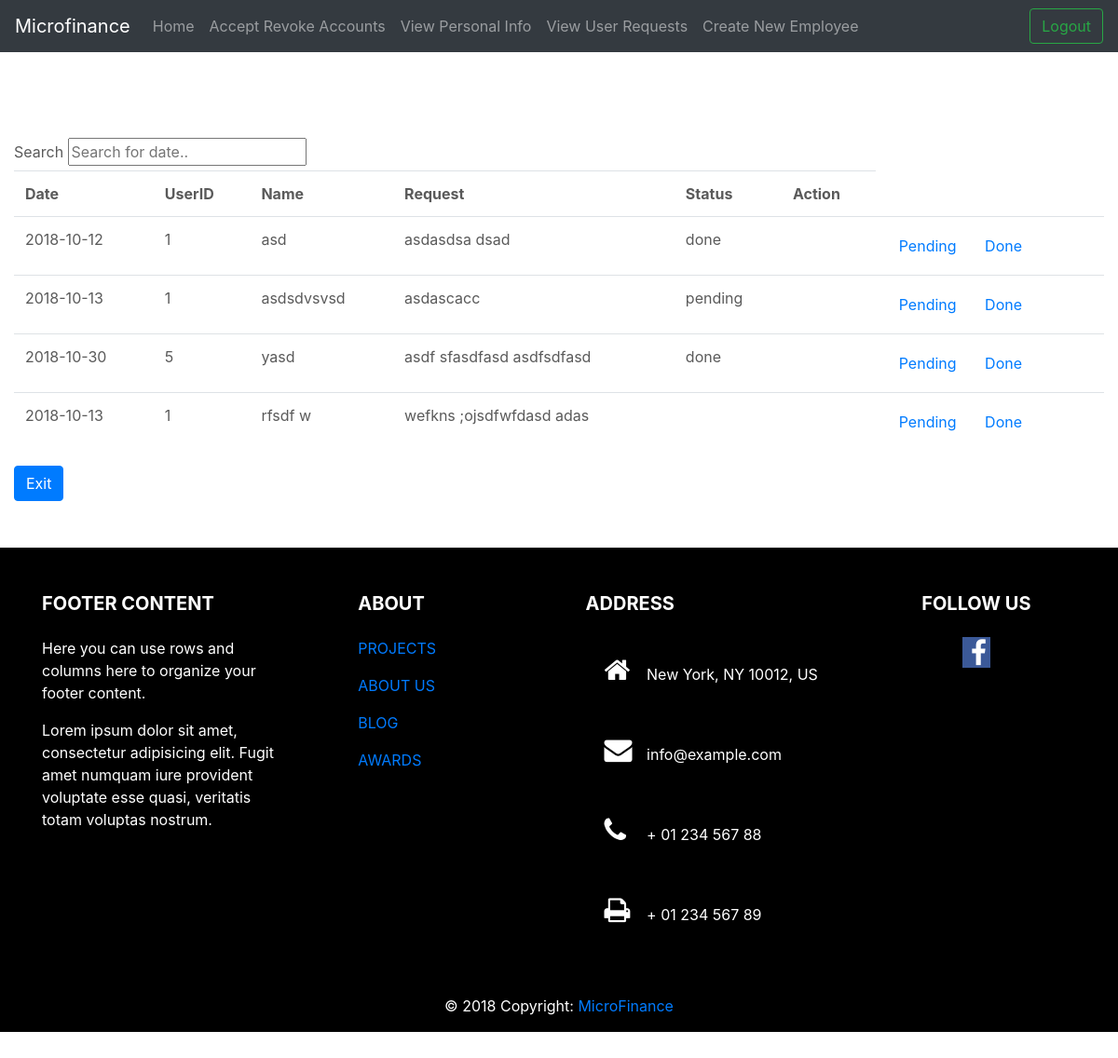
/Admin/viewUserRequest.php (signed in), run on the app's committed database.
### tables this page shows
CREATE TABLE `userrequests` (
  `user_id` int(10) DEFAULT NULL,
  `name` varchar(20) DEFAULT NULL,
  `request` text,
  `date` date DEFAULT NULL,
  `status` enum('done','pending') DEFAULT NULL,
  `request_id` int(11) NOT NULL
);

### Admin/viewUserRequest.php (the view, shortened to what this page needs)
<!doctype html>
<html lang="en">
<head>
    <link rel="stylesheet" href="https://cdnjs.cloudflare.com/ajax/libs/font-awesome/4.7.0/css/font-awesome.min.css">
<link href="../css/custom.css" rel="stylesheet">
    <link href="../../dist/css/bootstrap.min.css" rel="stylesheet">
    <link rel="stylesheet" href="https://stackpath.bootstrapcdn.com/bootstrap/4.1.3/css/bootstrap.min.css"
>
    <link href="carousel.css" rel="stylesheet">
</head>
<body>
<header>
    <nav class="navbar navbar-expand-md navbar-dark fixed-top bg-dark">
        <a class="navbar-brand" href="#">Microfinance</a>
        <div class="collapse navbar-collapse" id="navbarCollapse">
            <ul class="navbar-nav mr-auto">
            <li class="nav-item">
                    <a class="nav-link" href="adminhome.php">Home</a>
                </li>
                <li class="nav-item">
                    <a class="nav-link" href="araccounts.php">Accept Revoke Accounts</a>
                </li>
                <li class="nav-item">
                    <a class="nav-link" href="viewdetails.php">View Personal Info</a>
                </li>
                <li class="nav-item">
                    <a class="nav-link" href="viewUserRequest.php">View User Requests</a>
                </li>
                <li class="nav-item">
                    <a class="nav-link" href="newemployee.php">Create New Employee</a>
                </li>
            </ul>
            <form class="form-inline mt-2 mt-md-0" action="../login/logout.php">
                <button class="btn btn-outline-success my-2 my-sm-0" type="submit">Logout</button>
            </form>
        </div>
    </nav>
</header>
<main role="main">
    <div class="col-md-12">
        <div class="address">
            <form action="viewUserRequest.php" method="GET">
                <label for="search">Search</label>
                <input type="text" id="myInput" onkeyup="myFunction()" placeholder="Search for date..">
                <div class="timetable" style="overflow-x:auto;">
                    <table id="myTable" class="table">
                        <tr>
                            <th>Date</th>
                            <th>UserID</th>
                            <th>Name</th>
                            <th>Request</th>
                            <th>Status</th>
                            <th>Action</th>
                        </tr>
                        <?php
                        $servername = "localhost";
                        $username = "jester";
                        $password = "mafia";
                        $dbname = "microfinance";
                        $con = new mysqli($servername, $username, $password, $dbname);
                        $result = mysqli_query($con, "SELECT * FROM userrequests");
                        while ($row = mysqli_fetch_array($result)){
                        ?>
                        <tr>
                            <td> <?php echo $row['date']; ?>
                            </td>
                            <td> <?php echo $row['user_id']; ?>
                            </td>
                            <td> <?php echo $row['name']; ?>
                            </td>
                            <td> <?php echo $row['request']; ?>
                            </td>
                            <td><?php echo $row['status']; ?>
                            </td>
                            <td>
                            </td>
                            <td>
                                <?php
                                echo "<a href='../dbOperations/changeStatus.php?status=pending&reqID=" . $row['request_id'] . "' class='btn'>Pending</a>
       <a href='../dbOperations/changeStatus.php?status=done&reqID=" . $row['request_id'] . "' class='btn'>Done</a>";
                                }
                                ?>
                            </td>
                        </tr>
                    </table>
                </div>
                <button class="btn btn-primary" type="submit">Exit</button>
        </div>
    </div>
    <div style="height:50px">
</div>
      <footer class="page-footer font-small mdb-color lighten-3 pt-4">
<div class="container text-center text-md-left">
  <div class="row">
    <div class="col-md-4 col-lg-3 mr-auto my-md-4 my-0 mt-4 mb-1">
      <h5 class="font-weight-bold text-uppercase mb-4">Footer Content</h5>
      <p>Here you can use rows and columns here to organize your footer content.</p>
      <p>Lorem ipsum dolor sit amet, consectetur adipisicing elit. Fugit amet numquam iure provident voluptate esse
        quasi, veritatis totam voluptas nostrum.</p>
    </div>
    <div class="col-md-2 col-lg-2 mx-auto my-md-4 my-0 mt-4 mb-1">
      <h5 class="font-weight-bold text-uppercase mb-4">About</h5>
      <ul class="list-unstyled">
        <li>
          <p>
            <a href="#!">PROJECTS</a>
          </p>
        </li>
        <li>
          <p>
            <a href="#!">ABOUT US</a>
          </p>
        </li>
        <li>
          <p>
            <a href="#!">BLOG</a>
          </p>
        </li>
        <li>
          <p>
            <a href="#!">AWARDS</a>
          </p>
        </li>
      </ul>
    </div>
    <div class="col-md-4 col-lg-3 mx-auto my-md-4 my-0 mt-4 mb-1">
      <h5 class="font-weight-bold text-uppercase mb-4">Address</h5>
      <ul class="list-unstyled">
        <li>
          <p>
            <i class="fa fa-home mr-3"></i> New York, NY 10012, US</p>
        </li>
        <li>
          <p>
            <i class="fa fa-envelope mr-3"></i> info@example.com</p>
        </li>
        <li>
          <p>
            <i class="fa fa-phone mr-3"></i> + 01 234 567 88</p>
        </li>
        <li>
          <p>
            <i class="fa fa-print mr-3"></i> + 01 234 567 89</p>
        </li>
      </ul>
    </div>
    <div class="col-md-2 col-lg-2 text-center mx-auto my-4">
      <h5 class="font-weight-bold text-uppercase mb-4">Follow Us</h5>
      <a type="button" class="btn-floating btn-fb">
        <i class="fa fa-facebook"></i>
      </a>
    </div>
  </div>
</div>
<div class="footer-copyright text-center py-3">© 2018 Copyright:
  <a href=""> MicroFinance</a>
</div>
</footer>
</main>
</body>
</html>

### css/custom.css (style rules this page uses)
.fa { padding: 20px; font-size: 30px; width: 45px; text-decoration: none; }
.fa-facebook { background: #3B5998; color: #FFFFFF; padding: 0.05em 0.3em; background: #3B5998; color: white; width: 30px; }
footer { background: black; color: white; }

### css/carousel.css (style rules this page uses)
body { padding-top: 3rem; padding-bottom: 3rem; color: #5a5a5a; }

### data on the page
userrequests: date "2018-10-12", user "1", name "asd", request "asdasdsa dsad", status "done"
userrequests: date "2018-10-13", user "1", name "asdsdvsvsd", request "asdascacc", status "pending"
userrequests: date "2018-10-30", user "5", name "yasd", request "asdf sfasdfasd asdfsdfasd", status "done"
userrequests: date "2018-10-13", user "1", name "rfsdf w", request "wefkns ;ojsdfwfdasd adas"
